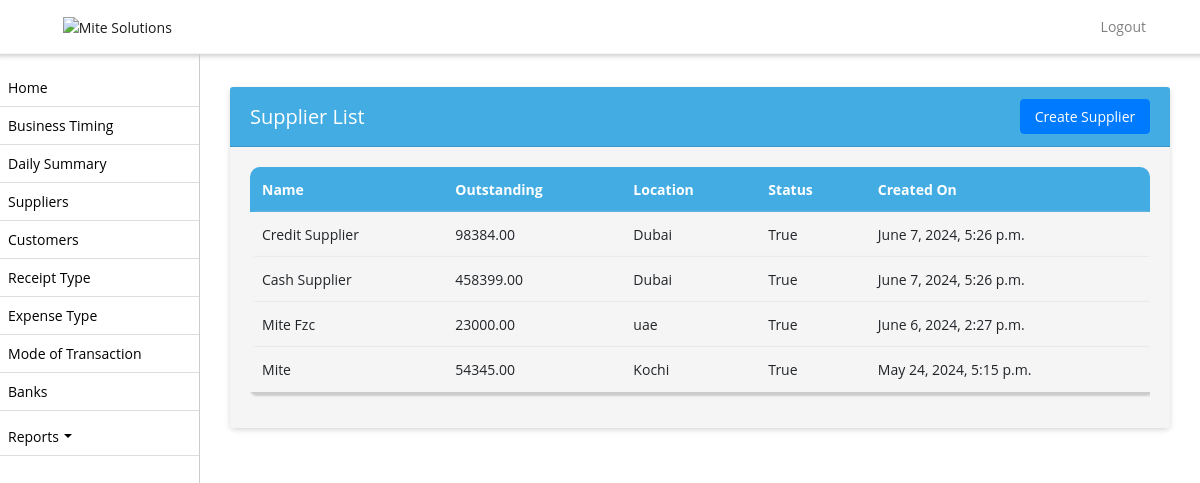
The app's page /supplier-list/ (signed in), older data.
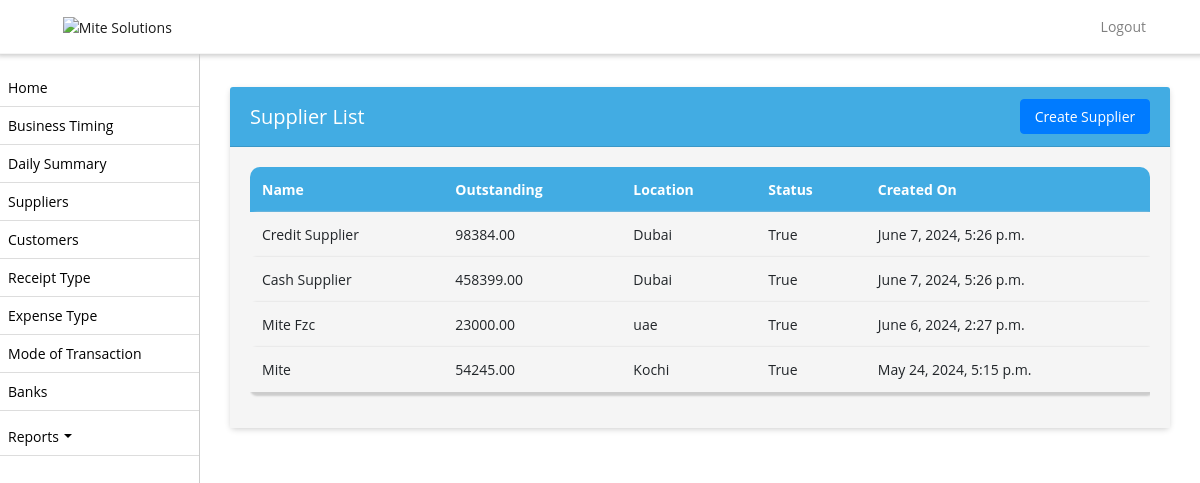
The same page, newer data.
### biztrackapp/models.py (models this page shows, shortened)
class Supplier(models.Model):
    name = models.CharField(max_length=255)
    business_profile = models.CharField(max_length=255, null=True)
    outstanding = models.DecimalField(max_digits=10, decimal_places=2)
    location = models.CharField(max_length=255)
    status = models.BooleanField(default=True)  # BooleanField to represent True or False
    created_on = models.DateTimeField(auto_now_add=True, null=True)

### biztrackapp/views.py (the view)
# urls.py: path('supplier-list/', supplier_list, name='supplier_list'),
def supplier_list(request):
    try:
        shop_admin = ShopAdmin.objects.get(user=request.user)
        shop = shop_admin.shop
        business = BusinessProfile.objects.get(license_number=shop.license_number)
    except ShopAdmin.DoesNotExist:
        return redirect('login')
    except BusinessProfile.DoesNotExist:
        business = None
    suplliers = Supplier.objects.filter(business_profile=business.id).order_by('-created_on')
    return render(request, 'supplier-list.html', {'suppliers': suplliers})

### biztrackapp/templates/supplier-list.html (shortened to what this page needs)
{% extends 'base.html' %}
{% block content %}
<div class="container mt-3">
    <div class="card">
        <div class="card-header  d-flex justify-content-between align-items-center">
            <h5 class="mb-0">Supplier List</h5>
            <a href="{% url 'create_supplier' %}" class="btn btn-primary float-right">Create Supplier</a>
        </div>
        <div class="card-body">
            <div class="table-responsive">
            <table  class="table table-bordered table-striped nowrap"  style="width: 100%;">
                <thead>
                    <tr>
                        <th>Name</th>
                        <th>Outstanding</th>
                        <th>Location</th>
                        <th>Status</th>
                        <th>Created On</th>
                    </tr>
                </thead>
                <tbody>
                    {% for supplier in suppliers %}
                    <tr>
                        <td>{{ supplier.name }}</td>
                        <td>{{ supplier.outstanding }}</td>
                        <td>{{ supplier.location }}</td>
                        <td>{{ supplier.status }}</td>
                        <td>{{ supplier.created_on }}</td>
                    </tr>
                    {% endfor %}
                </tbody>
            </table>
        </div>
        </div>
    </div>
</div>
{% endblock %}

Row changes from the older to the newer data that the page shows:
changed Supplier "Mite": outstanding "54345.00" → "54245.00"
